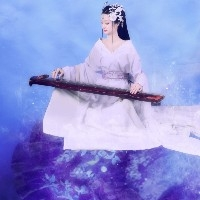
#> input picture practice/pic/1575374575.918191.jpg, 200 x 200 px, found by its file name
$ python 'python分图.py'
#> lines starting #> are read from the running program, lines starting #| are printed output that depends on the picture
from PIL import Image
import sys


# 先将 input image 填充为正方形
def fill_image(image):
    width, height = image.size
    # 选取长和宽中较大值作为新图片的
    new_image_length = width if width > height else height
    # 生成新图片[白底]
    new_image = Image.new(image.mode, (new_image_length, new_image_length), color='white')  # 注意这个函数！
    # 将之前的图粘贴在新图上，居中
    if width > height:  # 原图宽大于高，则填充图片的竖直维度  #(x,y)二元组表示粘贴上图相对下图的起始位置,是个坐标点。
        new_image.paste(image, (0, int((new_image_length - height) / 2)))
    else:
        new_image.paste(image, (int((new_image_length - width) / 2), 0))
    return new_image


def cut_image(image):
    width, height = image.size
    item_width = int(width / 3)  # 因为朋友圈一行放3张图。
    box_list = []
    # (left, upper, right, lower)
    for i in range(0, 3):
        for j in range(0, 3):
            # print((i*item_width,j*item_width,(i+1)*item_width,(j+1)*item_width))
            box = (j * item_width, i * item_width, (j + 1) * item_width, (i + 1) * item_width)
            box_list.append(box)
    image_list = [image.crop(box) for box in box_list]
    return image_list


# 保存
def save_images(image_list):
    index = 1
    for image in image_list:
        image.save(str(index) + '.png', 'PNG')
        index += 1


if __name__ == '__main__':
    file_path = "./pic/1575374575.918191.jpg"  # 图片保存的地址
    image = Image.open(file_path)
#> image is the input picture: PIL image 200x200 RGBA; mean R, G, B, A 145.8, 151.2, 217.8, 255
    # image.show()
    image_new = fill_image(image)
#> in fill_image, `new_image = Image.new(image.mode, (new_image_length, new_image_length)..`: new_image: PIL image 200x200 RGBA; every value is 255
    image_list = cut_image(image_new)
#> in cut_image, `image_list = [image.crop(box) for box in box_list]`: image_list = 9 items
#> image_list = 9 items
    save_images(image_list)
#> the loop in save_images, `for image in image_list:` made 9 passes
#> pass 1, in save_images, `image.save(str(index) + '.png', 'PNG')`:
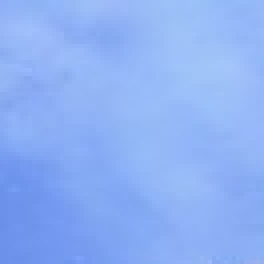
#> saved as 1.png: PIL image 66x66 RGBA (shown 4 times larger); mean R, G, B, A 141.1, 176.6, 245.2, 255
#> pass 2, in save_images, `image.save(str(index) + '.png', 'PNG')`:
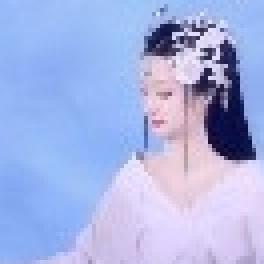
#> saved as 2.png: PIL image 66x66 RGBA (shown 4 times larger); mean R, G, B, A 165.8, 178.5, 227.1, 255
#> after the loop in save_images, `for image in image_list:`: index = 10

$ run again, with practice/pic/1575374575.997467.jpg copied over practice/pic/1575374575.918191.jpg
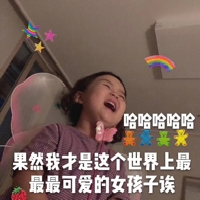
#> input picture practice/pic/1575374575.997467.jpg, 200 x 200 px, found by its file name
#> image is the input picture: PIL image 200x200 RGB; mean R, G, B 122.4, 101.8, 94.3
#> new_image: PIL image 200x200 RGB; every value is 255
#> in cut_image, `image_list = [image.crop(box) for box in box_list]`: image_list = 9 items
#> the loop in save_images, `for image in image_list:` made 9 passes
#> pass 1, in save_images, `image.save(str(index) + '.png', 'PNG')`:
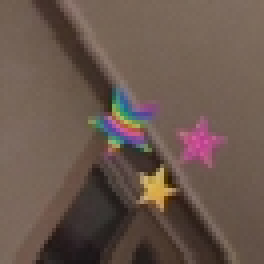
#> saved as 1.png: PIL image 66x66 RGB (shown 4 times larger); mean R, G, B 105.6, 87.1, 77.2
#> pass 2, in save_images, `image.save(str(index) + '.png', 'PNG')`:
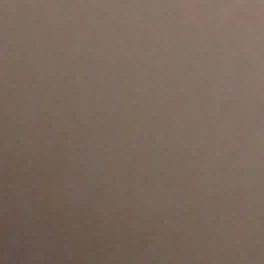
#> saved as 2.png: PIL image 66x66 RGB (shown 4 times larger); mean R, G, B 122.5, 104.2, 91.6
#> after the loop in save_images, `for image in image_list:`: index = 10

$ run again, with practice/pic/1575374576.119985.jpg copied over practice/pic/1575374575.918191.jpg
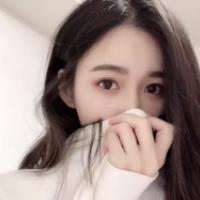
#> input picture practice/pic/1575374576.119985.jpg, 200 x 200 px, found by its file name
#> image is the input picture: PIL image 200x200 RGB; mean R, G, B 157.6, 138.6, 133.1
#> new_image: PIL image 200x200 RGB; every value is 255
#> in cut_image, `image_list = [image.crop(box) for box in box_list]`: image_list = 9 items
#> the loop in save_images, `for image in image_list:` made 9 passes
#> pass 1, in save_images, `image.save(str(index) + '.png', 'PNG')`:
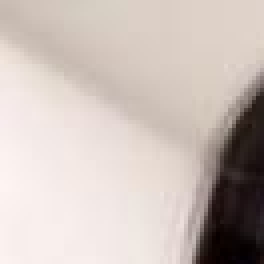
#> saved as 1.png: PIL image 66x66 RGB (shown 4 times larger); mean R, G, B 202.3, 190.7, 185
#> pass 2, in save_images, `image.save(str(index) + '.png', 'PNG')`:
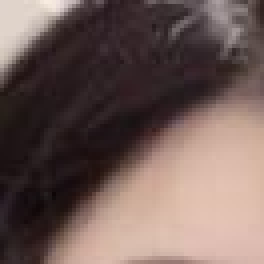
#> saved as 2.png: PIL image 66x66 RGB (shown 4 times larger); mean R, G, B 112, 92.1, 87.6
#> after the loop in save_images, `for image in image_list:`: index = 10
